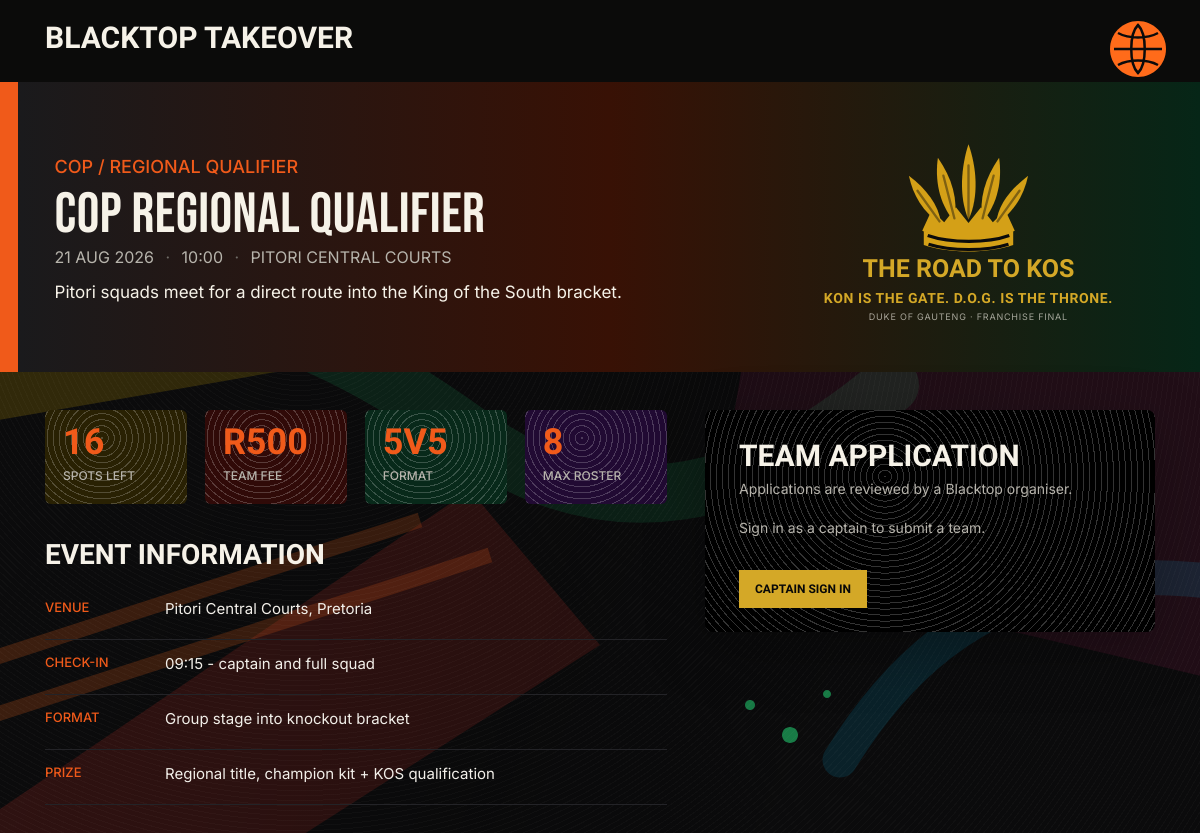
The page /tournament-details.php?event=cop-regional-qualifier on the database its author committed.
### tables this page shows
CREATE TABLE IF NOT EXISTS tournaments (
    id INT UNSIGNED AUTO_INCREMENT PRIMARY KEY,
    name VARCHAR(140) NOT NULL,
    slug VARCHAR(160) NOT NULL UNIQUE,
    eyebrow VARCHAR(100) NOT NULL,
    route_label VARCHAR(100) NOT NULL,
    city VARCHAR(80) NOT NULL,
    venue VARCHAR(140) NOT NULL,
    starts_at DATETIME NOT NULL,
    registration_deadline DATETIME NOT NULL,
    format ENUM('3v3', '5v5') NOT NULL,
    capacity SMALLINT UNSIGNED NOT NULL,
    max_roster TINYINT UNSIGNED NOT NULL DEFAULT 8,
    entry_fee_cents INT UNSIGNED NOT NULL DEFAULT 0,
    prize_cents INT UNSIGNED NOT NULL DEFAULT 0,
    status ENUM('draft', 'open', 'full', 'in_progress', 'completed', 'cancelled') NOT NULL DEFAULT 'draft',
    description TEXT,
    check_in_notes VARCHAR(180),
    structure_notes VARCHAR(180),
    prize_notes VARCHAR(220),
    created_at TIMESTAMP DEFAULT CURRENT_TIMESTAMP
);

### includes/data.php (called while the page is built)
<?php
function e(mixed $value): string
{
    return htmlspecialchars((string) $value, ENT_QUOTES, 'UTF-8');
}

### tournament-details.php (the view, shortened to what this page needs)
<?php
require_once __DIR__ . '/config/connection.php';
$eventSlug = trim((string) ($_POST['event'] ?? $_GET['event'] ?? 'coj-summer-showdown'));
$eventQuery = $conn->prepare(
    "SELECT t.*,
            COUNT(DISTINCT CASE WHEN te.status IN ('pending', 'confirmed') THEN te.team_id END) AS entry_count
     FROM tournaments t
     LEFT JOIN tournament_entries te ON te.tournament_id = t.id
     WHERE t.slug = ?
     GROUP BY t.id
     LIMIT 1"
);
$eventQuery->bind_param('s', $eventSlug);
$eventQuery->execute();
$event = $eventQuery->get_result()->fetch_assoc();
    ?>
    <?php
$userRole = $_SESSION['user_role'] ?? null;
$captainTeam = null;
$startsAt = new DateTimeImmutable($event['starts_at']);
$spotsLeft = max(0, (int) $event['capacity'] - (int) $event['entry_count']);
$fee = 'R' . number_format(((int) $event['entry_fee_cents']) / 100, 0);
$applicationSent = $captainTeam && in_array($captainTeam['entry_status'], ['pending', 'confirmed'], true);
$rosterCount = (int) ($captainTeam['roster_count'] ?? 0);
require __DIR__ . '/includes/header.php';
?>
<article class="event-detail">
    <header class="screen-header">
        <a class="screen-wordmark" href="/blacktop-takeover/home.php">Blacktop Takeover</a>
        <button class="court-menu-trigger" type="button" aria-label="Open Blacktop menu" aria-controls="court-menu" aria-expanded="false" data-court-menu-trigger>
            <img src="/blacktop-takeover/assets/images/figma/navigation-basketball-trigger.svg" alt="">
        </button>
    </header>
    <section class="event-hero">
        <div class="event-hero__copy">
            <p class="event-eyebrow"><?= e($event['eyebrow']) ?></p>
            <h1><?= e($event['name']) ?></h1>
            <p class="event-meta"><?= e($startsAt->format('d M Y')) ?> <span>&middot;</span> <?= e($startsAt->format('H:i')) ?> <span>&middot;</span> <?= e($event['venue']) ?></p>
            <p class="event-summary"><?= e($event['description']) ?></p>
        </div>
        <div class="event-hero__road">
            <img src="/blacktop-takeover/assets/images/figma/champion-feather-crown.svg" alt="" aria-hidden="true">
            <strong><?= e($event['route_label']) ?></strong>
            <span>KON is the gate. D.O.G. is the throne.</span>
            <small>Duke of Gauteng &middot; franchise final</small>
        </div>
    </section>
    <div class="event-detail__body">
        <div class="event-detail__main">
            <section class="event-facts" aria-label="Tournament facts">
                <div><strong><?= e(str_pad((string) $spotsLeft, 2, '0', STR_PAD_LEFT)) ?></strong><span>Spots left</span></div>
                <div><strong><?= e($fee) ?></strong><span>Team fee</span></div>
                <div><strong><?= e(strtoupper($event['format'])) ?></strong><span>Format</span></div>
                <div><strong><?= e((string) $event['max_roster']) ?></strong><span>Max roster</span></div>
            </section>
            <section class="event-information">
                <h2>Event information</h2>
                <dl>
                    <div><dt>Venue</dt><dd><?= e($event['venue'] . ', ' . $event['city']) ?></dd></div>
                    <div><dt>Check-in</dt><dd><?= e($event['check_in_notes']) ?></dd></div>
                    <div><dt>Format</dt><dd><?= e($event['structure_notes']) ?></dd></div>
                    <div><dt>Prize</dt><dd><?= e($event['prize_notes']) ?></dd></div>
                </dl>
            </section>
        </div>
        <aside class="event-application" aria-labelledby="application-title">
            <h2 id="application-title">Team application</h2>
            <p>Applications are reviewed by a Blacktop organiser.</p>
            <?php if ($userRole === 'captain' && $captainTeam): ?>
                <form method="post" action="/blacktop-takeover/tournament-details.php?event=<?= e($eventSlug) ?>">
                    <input type="hidden" name="csrf_token" value="<?= e($_SESSION['tournament_csrf']) ?>">
                    <input type="hidden" name="event" value="<?= e($eventSlug) ?>">
                    <label for="application-team">Captain team</label>
                    <select id="application-team" name="team" required>
                        <option value="<?= e((string) $captainTeam['id']) ?>"><?= e($captainTeam['name']) ?> &middot; <?= e((string) $rosterCount) ?> players</option>
                    </select>
                    <span class="application-label">Roster status</span>
                    <strong class="application-roster"><?= e((string) $rosterCount) ?> / <?= e((string) $event['max_roster']) ?> players &middot; <?= $rosterCount >= 3 ? 'entry minimum met' : 'minimum 3 required' ?></strong>
                    <button type="submit"<?= $applicationSent ? ' disabled' : '' ?>>
                        <?php if ($applicationSent): ?>
                            <?= e(ucfirst($captainTeam['entry_status']) . ' application') ?>
                        <?php elseif ($captainTeam['entry_status'] === 'withdrawn'): ?>
                            Resubmit team application
                        <?php else: ?>
                            Submit team application
                        <?php endif; ?>
                    </button>
                </form>
            <?php elseif ($userRole === 'captain'): ?>
                <p class="application-access-copy">Your captain account needs a team before it can enter.</p>
                <a class="application-access-link" href="/blacktop-takeover/team.php">Open my squad</a>
            <?php elseif ($userRole !== null): ?>
                <p class="application-access-copy">Only the team captain can submit the squad application.</p>
            <?php else: ?>
                <p class="application-access-copy">Sign in as a captain to submit a team.</p>
                <a class="application-access-link" href="/blacktop-takeover/login.php">Captain sign in</a>
            <?php endif; ?>
        </aside>
    </div>
</article>
<?php require __DIR__ . '/includes/footer.php'; ?>

### rows shown on the page
tournaments: eyebrow "COP / REGIONAL QUALIFIER", name "COP REGIONAL QUALIFIER", starts_at "21 AUG 2026", starts_at "10:00", venue "PITORI CENTRAL COURTS", description "Pitori squads meet for a direct route into the King of the South bracket.", route_label "THE ROAD TO KOS", capacity "16", entry_fee_cents "R500", format "5V5", max_roster "8", venue+city "Pitori Central Courts, Pretoria", check_in_notes "09:15 - captain and full squad", structure_notes "Group stage into knockout bracket", prize_notes "Regional title, champion kit + KOS qualification"
